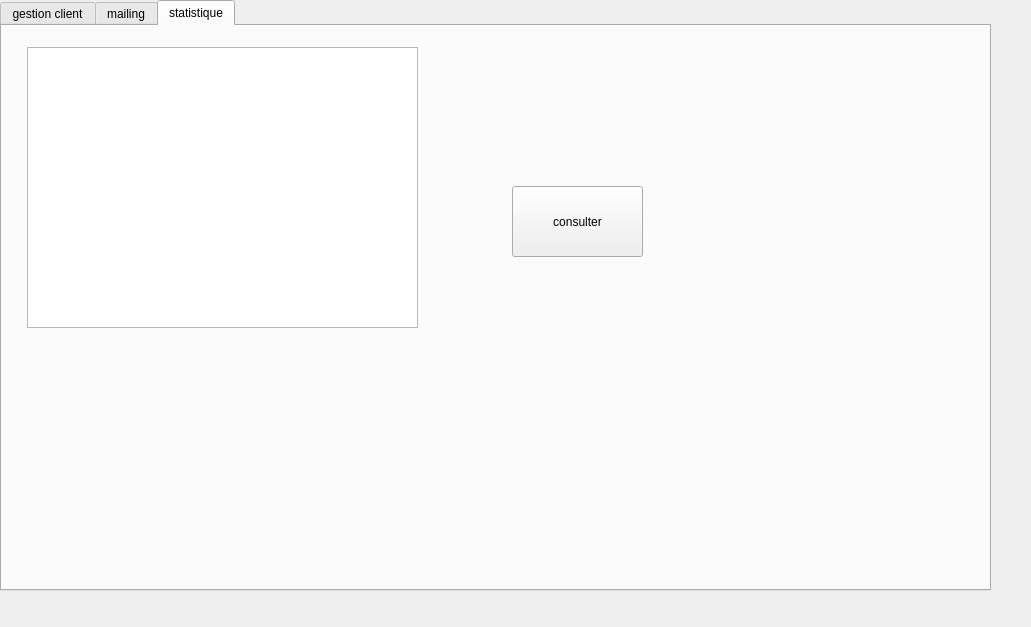
<?xml version="1.0" encoding="UTF-8"?>
<ui version="4.0">
 <class>gestion</class>
 <widget class="QDialog" name="gestion">
  <property name="geometry">
   <rect>
    <x>0</x>
    <y>0</y>
    <width>1031</width>
    <height>627</height>
   </rect>
  </property>
  <property name="windowTitle">
   <string>Dialog</string>
  </property>
  <widget class="QTabWidget" name="tabWidget">
   <property name="geometry">
    <rect>
     <x>0</x>
     <y>0</y>
     <width>991</width>
     <height>591</height>
    </rect>
   </property>
   <property name="currentIndex">
    <number>2</number>
   </property>
   <widget class="QWidget" name="tab">
    <attribute name="title">
     <string>gestion client</string>
    </attribute>
    <widget class="QTabWidget" name="tabWidget_2">
     <property name="geometry">
      <rect>
       <x>0</x>
       <y>0</y>
       <width>971</width>
       <height>541</height>
      </rect>
     </property>
     <property name="currentIndex">
      <number>0</number>
     </property>
     <widget class="QWidget" name="widget">
      <attribute name="title">
       <string>Ajouter</string>
      </attribute>
      <widget class="QLabel" name="label">
       <property name="geometry">
        <rect>
         <x>30</x>
         <y>50</y>
         <width>55</width>
         <height>16</height>
        </rect>
       </property>
       <property name="font">
        <font>
         <pointsize>10</pointsize>
        </font>
       </property>
       <property name="text">
        <string>ID</string>
       </property>
      </widget>
      <widget class="QLineEdit" name="lineEdit_id">
       <property name="geometry">
        <rect>
         <x>120</x>
         <y>50</y>
         <width>221</width>
         <height>22</height>
        </rect>
       </property>
      </widget>
      <widget class="QLabel" name="label_2">
       <property name="geometry">
        <rect>
         <x>20</x>
         <y>100</y>
         <width>55</width>
         <height>16</height>
        </rect>
       </property>
       <property name="font">
        <font>
         <pointsize>10</pointsize>
        </font>
       </property>
       <property name="text">
        <string>Nom</string>
       </property>
      </widget>
      <widget class="QLabel" name="label_3">
       <property name="geometry">
        <rect>
         <x>10</x>
         <y>150</y>
         <width>55</width>
         <height>16</height>
        </rect>
       </property>
       <property name="font">
        <font>
         <pointsize>10</pointsize>
        </font>
       </property>
       <property name="text">
        <string>Prenom</string>
       </property>
      </widget>
      <widget class="QLabel" name="label_4">
       <property name="geometry">
        <rect>
         <x>10</x>
         <y>210</y>
         <width>71</width>
         <height>16</height>
        </rect>
       </property>
       <property name="font">
        <font>
         <pointsize>10</pointsize>
        </font>
       </property>
       <property name="text">
        <string>Adresse</string>
       </property>
      </widget>
      <widget class="QLabel" name="label_5">
       <property name="geometry">
        <rect>
         <x>10</x>
         <y>250</y>
         <width>55</width>
         <height>16</height>
        </rect>
       </property>
       <property name="font">
        <font>
         <pointsize>10</pointsize>
        </font>
       </property>
       <property name="text">
        <string>Tel</string>
       </property>
      </widget>
      <widget class="QLabel" name="label_6">
       <property name="geometry">
        <rect>
         <x>10</x>
         <y>290</y>
         <width>111</width>
         <height>16</height>
        </rect>
       </property>
       <property name="font">
        <font>
         <pointsize>10</pointsize>
        </font>
       </property>
       <property name="text">
        <string>D naissance</string>
       </property>
      </widget>
      <widget class="QLineEdit" name="lineEdit_nom">
       <property name="geometry">
        <rect>
         <x>120</x>
         <y>90</y>
         <width>221</width>
         <height>22</height>
        </rect>
       </property>
      </widget>
      <widget class="QLineEdit" name="lineEdit_prenom">
       <property name="geometry">
        <rect>
         <x>120</x>
         <y>150</y>
         <width>221</width>
         <height>22</height>
        </rect>
       </property>
      </widget>
      <widget class="QLineEdit" name="lineEdit_adresse">
       <property name="geometry">
        <rect>
         <x>120</x>
         <y>200</y>
         <width>221</width>
         <height>22</height>
        </rect>
       </property>
      </widget>
      <widget class="QLineEdit" name="lineEdit_tel">
       <property name="geometry">
        <rect>
         <x>120</x>
         <y>240</y>
         <width>221</width>
         <height>22</height>
        </rect>
       </property>
      </widget>
      <widget class="QLineEdit" name="lineEdit_DN">
       <property name="geometry">
        <rect>
         <x>120</x>
         <y>290</y>
         <width>221</width>
         <height>22</height>
        </rect>
       </property>
      </widget>
      <widget class="QPushButton" name="pushButton">
       <property name="geometry">
        <rect>
         <x>200</x>
         <y>360</y>
         <width>93</width>
         <height>81</height>
        </rect>
       </property>
       <property name="styleSheet">
        <string notr="true">border-image: url(:/img/add-file.png);</string>
       </property>
       <property name="text">
        <string/>
       </property>
      </widget>
     </widget>
     <widget class="QWidget" name="tab_2">
      <attribute name="title">
       <string>Afficher</string>
      </attribute>
      <widget class="QTableView" name="tabclient">
       <property name="geometry">
        <rect>
         <x>80</x>
         <y>0</y>
         <width>731</width>
         <height>481</height>
        </rect>
       </property>
      </widget>
      <widget class="QPushButton" name="TRI">
       <property name="geometry">
        <rect>
         <x>860</x>
         <y>270</y>
         <width>51</width>
         <height>31</height>
        </rect>
       </property>
       <property name="styleSheet">
        <string notr="true"/>
       </property>
       <property name="text">
        <string>trier</string>
       </property>
      </widget>
      <widget class="QLineEdit" name="lineEdit">
       <property name="geometry">
        <rect>
         <x>820</x>
         <y>231</y>
         <width>121</width>
         <height>21</height>
        </rect>
       </property>
      </widget>
      <zorder>TRI</zorder>
      <zorder>tabclient</zorder>
      <zorder>lineEdit</zorder>
     </widget>
     <widget class="QWidget" name="tab_3">
      <attribute name="title">
       <string>Modifier</string>
      </attribute>
      <widget class="QLabel" name="label_8">
       <property name="geometry">
        <rect>
         <x>20</x>
         <y>50</y>
         <width>55</width>
         <height>16</height>
        </rect>
       </property>
       <property name="font">
        <font>
         <pointsize>10</pointsize>
        </font>
       </property>
       <property name="text">
        <string>ID</string>
       </property>
      </widget>
      <widget class="QLineEdit" name="modifid">
       <property name="geometry">
        <rect>
         <x>90</x>
         <y>40</y>
         <width>113</width>
         <height>22</height>
        </rect>
       </property>
      </widget>
      <widget class="QLineEdit" name="nommodif">
       <property name="geometry">
        <rect>
         <x>90</x>
         <y>90</y>
         <width>113</width>
         <height>22</height>
        </rect>
       </property>
      </widget>
      <widget class="QLineEdit" name="prenommodif">
       <property name="geometry">
        <rect>
         <x>90</x>
         <y>140</y>
         <width>113</width>
         <height>22</height>
        </rect>
       </property>
      </widget>
      <widget class="QLineEdit" name="telmodif">
       <property name="geometry">
        <rect>
         <x>90</x>
         <y>260</y>
         <width>113</width>
         <height>22</height>
        </rect>
       </property>
      </widget>
      <widget class="QLineEdit" name="adressemodif">
       <property name="geometry">
        <rect>
         <x>90</x>
         <y>200</y>
         <width>113</width>
         <height>22</height>
        </rect>
       </property>
      </widget>
      <widget class="QLineEdit" name="DNmodif">
       <property name="geometry">
        <rect>
         <x>90</x>
         <y>300</y>
         <width>113</width>
         <height>22</height>
        </rect>
       </property>
      </widget>
      <widget class="QLabel" name="label_9">
       <property name="geometry">
        <rect>
         <x>20</x>
         <y>100</y>
         <width>55</width>
         <height>16</height>
        </rect>
       </property>
       <property name="font">
        <font>
         <pointsize>10</pointsize>
        </font>
       </property>
       <property name="text">
        <string>Nom</string>
       </property>
      </widget>
      <widget class="QLabel" name="label_10">
       <property name="geometry">
        <rect>
         <x>20</x>
         <y>150</y>
         <width>55</width>
         <height>16</height>
        </rect>
       </property>
       <property name="font">
        <font>
         <pointsize>10</pointsize>
        </font>
       </property>
       <property name="text">
        <string>Prenom</string>
       </property>
      </widget>
      <widget class="QLabel" name="label_11">
       <property name="geometry">
        <rect>
         <x>20</x>
         <y>260</y>
         <width>55</width>
         <height>16</height>
        </rect>
       </property>
       <property name="font">
        <font>
         <pointsize>10</pointsize>
        </font>
       </property>
       <property name="text">
        <string>Tel</string>
       </property>
      </widget>
      <widget class="QLabel" name="label_12">
       <property name="geometry">
        <rect>
         <x>20</x>
         <y>200</y>
         <width>55</width>
         <height>16</height>
        </rect>
       </property>
       <property name="font">
        <font>
         <pointsize>10</pointsize>
        </font>
       </property>
       <property name="text">
        <string>Adresse</string>
       </property>
      </widget>
      <widget class="QLabel" name="label_13">
       <property name="geometry">
        <rect>
         <x>10</x>
         <y>300</y>
         <width>61</width>
         <height>20</height>
        </rect>
       </property>
       <property name="font">
        <font>
         <pointsize>10</pointsize>
        </font>
       </property>
       <property name="text">
        <string>D Naissance</string>
       </property>
      </widget>
      <widget class="QPushButton" name="modifier">
       <property name="geometry">
        <rect>
         <x>100</x>
         <y>360</y>
         <width>93</width>
         <height>71</height>
        </rect>
       </property>
       <property name="styleSheet">
        <string notr="true"/>
       </property>
       <property name="text">
        <string/>
       </property>
      </widget>
     </widget>
     <widget class="QWidget" name="widget">
      <attribute name="title">
       <string>supprimer</string>
      </attribute>
      <widget class="QPushButton" name="pushButton_supprimerclient">
       <property name="geometry">
        <rect>
         <x>400</x>
         <y>250</y>
         <width>81</width>
         <height>71</height>
        </rect>
       </property>
       <property name="styleSheet">
        <string notr="true"/>
       </property>
       <property name="text">
        <string/>
       </property>
      </widget>
      <widget class="QLineEdit" name="supp">
       <property name="geometry">
        <rect>
         <x>350</x>
         <y>180</y>
         <width>171</width>
         <height>31</height>
        </rect>
       </property>
      </widget>
      <widget class="QLabel" name="label_7">
       <property name="geometry">
        <rect>
         <x>280</x>
         <y>190</y>
         <width>61</width>
         <height>21</height>
        </rect>
       </property>
       <property name="font">
        <font>
         <pointsize>10</pointsize>
        </font>
       </property>
       <property name="text">
        <string>ID</string>
       </property>
      </widget>
     </widget>
    </widget>
   </widget>
   <widget class="QWidget" name="tab_4">
    <attribute name="title">
     <string>mailing</string>
    </attribute>
    <widget class="QLineEdit" name="uname">
     <property name="geometry">
      <rect>
       <x>263</x>
       <y>162</y>
       <width>377</width>
       <height>22</height>
      </rect>
     </property>
    </widget>
    <widget class="QPushButton" name="exitBtn">
     <property name="geometry">
      <rect>
       <x>430</x>
       <y>500</y>
       <width>93</width>
       <height>28</height>
      </rect>
     </property>
     <property name="text">
      <string>Exit</string>
     </property>
    </widget>
    <widget class="QLabel" name="label_14">
     <property name="geometry">
      <rect>
       <x>180</x>
       <y>255</y>
       <width>48</width>
       <height>22</height>
      </rect>
     </property>
     <property name="text">
      <string>Subject:</string>
     </property>
    </widget>
    <widget class="QLabel" name="label_15">
     <property name="geometry">
      <rect>
       <x>180</x>
       <y>162</y>
       <width>63</width>
       <height>22</height>
      </rect>
     </property>
     <property name="text">
      <string>Username:</string>
     </property>
    </widget>
    <widget class="QLineEdit" name="rcpt">
     <property name="geometry">
      <rect>
       <x>263</x>
       <y>224</y>
       <width>377</width>
       <height>22</height>
      </rect>
     </property>
    </widget>
    <widget class="QLineEdit" name="port">
     <property name="geometry">
      <rect>
       <x>263</x>
       <y>131</y>
       <width>377</width>
       <height>22</height>
      </rect>
     </property>
     <property name="text">
      <string>465</string>
     </property>
    </widget>
    <widget class="QLineEdit" name="server">
     <property name="geometry">
      <rect>
       <x>263</x>
       <y>100</y>
       <width>377</width>
       <height>22</height>
      </rect>
     </property>
     <property name="text">
      <string>smtp.gmail.com</string>
     </property>
    </widget>
    <widget class="QLabel" name="label_16">
     <property name="geometry">
      <rect>
       <x>180</x>
       <y>286</y>
       <width>55</width>
       <height>28</height>
      </rect>
     </property>
     <property name="text">
      <string>Message:</string>
     </property>
    </widget>
    <widget class="QLabel" name="label_17">
     <property name="geometry">
      <rect>
       <x>180</x>
       <y>193</y>
       <width>60</width>
       <height>22</height>
      </rect>
     </property>
     <property name="text">
      <string>Password:</string>
     </property>
    </widget>
    <widget class="QPlainTextEdit" name="msg">
     <property name="geometry">
      <rect>
       <x>263</x>
       <y>286</y>
       <width>377</width>
       <height>175</height>
      </rect>
     </property>
    </widget>
    <widget class="QLineEdit" name="subject">
     <property name="geometry">
      <rect>
       <x>263</x>
       <y>255</y>
       <width>377</width>
       <height>22</height>
      </rect>
     </property>
    </widget>
    <widget class="QLabel" name="label_18">
     <property name="geometry">
      <rect>
       <x>180</x>
       <y>224</y>
       <width>69</width>
       <height>22</height>
      </rect>
     </property>
     <property name="text">
      <string>Recipant to:</string>
     </property>
    </widget>
    <widget class="QLineEdit" name="paswd">
     <property name="geometry">
      <rect>
       <x>263</x>
       <y>193</y>
       <width>377</width>
       <height>22</height>
      </rect>
     </property>
     <property name="inputMask">
      <string/>
     </property>
     <property name="echoMode">
      <enum>QLineEdit::Password</enum>
     </property>
    </widget>
    <widget class="QLabel" name="label_19">
     <property name="geometry">
      <rect>
       <x>180</x>
       <y>100</y>
       <width>76</width>
       <height>22</height>
      </rect>
     </property>
     <property name="text">
      <string>Smtp-server:</string>
     </property>
    </widget>
    <widget class="QLabel" name="label_20">
     <property name="geometry">
      <rect>
       <x>180</x>
       <y>131</y>
       <width>70</width>
       <height>22</height>
      </rect>
     </property>
     <property name="text">
      <string>Server port:</string>
     </property>
    </widget>
    <widget class="QPushButton" name="sendBtn">
     <property name="geometry">
      <rect>
       <x>320</x>
       <y>500</y>
       <width>93</width>
       <height>28</height>
      </rect>
     </property>
     <property name="styleSheet">
      <string notr="true"/>
     </property>
     <property name="text">
      <string>send</string>
     </property>
    </widget>
   </widget>
   <widget class="QWidget" name="tab_5">
    <attribute name="title">
     <string>statistique</string>
    </attribute>
    <widget class="QPushButton" name="stat">
     <property name="geometry">
      <rect>
       <x>510</x>
       <y>160</y>
       <width>131</width>
       <height>71</height>
      </rect>
     </property>
     <property name="text">
      <string>consulter</string>
     </property>
    </widget>
    <widget class="QTableView" name="tabstat">
     <property name="geometry">
      <rect>
       <x>25</x>
       <y>21</y>
       <width>391</width>
       <height>281</height>
      </rect>
     </property>
    </widget>
   </widget>
  </widget>
 </widget>
 <resources/>
 <connections/>
</ui>
